Frame 1 (no input): blank canvas, image omitted
Frame 60 (the mouse pressed at the canvas centre just before this capture): blank canvas, image omitted
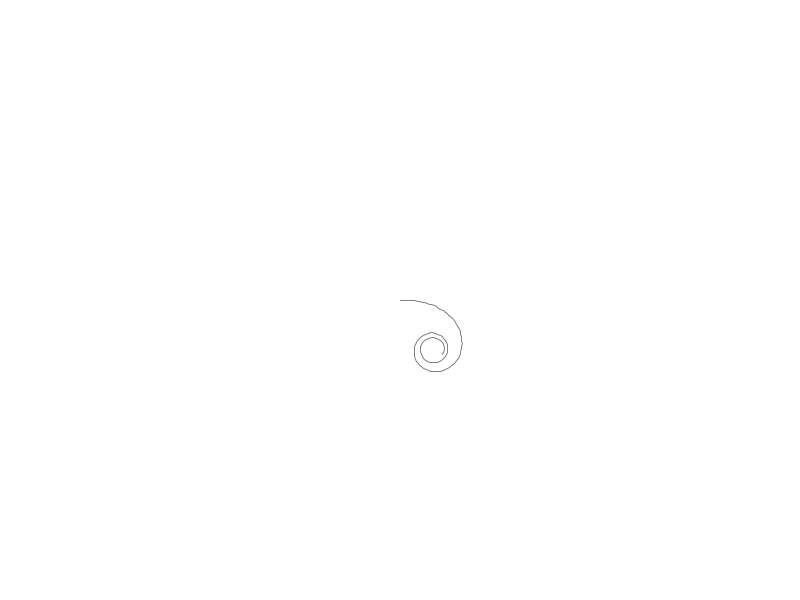
Frame 120 (the mouse held since frame 60 and released just before this capture)

The Processing sketch whose frames 1 and 60 were blank and that drew this single picture after the mouse press (run headless with seeded random() and noise(); from frame 60 on, the mouse is pressed at the canvas centre):

// Processing sketch: turtles_00
// ── turtles_00.pde
class Turtle{
  float x,y;
  float angle;
  boolean pendown;
  
  Turtle(){
    x=width/2;
    y=height/2;
    angle=0;
    pendown=true;
  }
  
  void fd(float r){
    float x2=x+r*cos(radians(angle));
    float y2=y+r*sin(radians(angle));
    if(pendown){line(x,y,x2,y2);}
    x=x2;
    y=y2;
  }
  
  void bk(float r){fd(-r);}
  void lt(float a){angle+=a;}
  void rt(float a){lt(-a);}
  void pu(){pendown=false;}
  void pd(){pendown=true;}
}

Turtle t;
float fx=1.0,step=0.1,ub=21.0,lb=-10.0;
int dir=1;
float a;

void setup(){
  t=new Turtle();
  size(800,600);
  background(255);
  smooth();
  stroke(128);
}

void draw(){
  if(fx<lb||fx>ub){dir*=-1;}
  fx+=dir*step;
  t.fd(2.5);
  t.lt(fx);
  //step=random(1);
}
